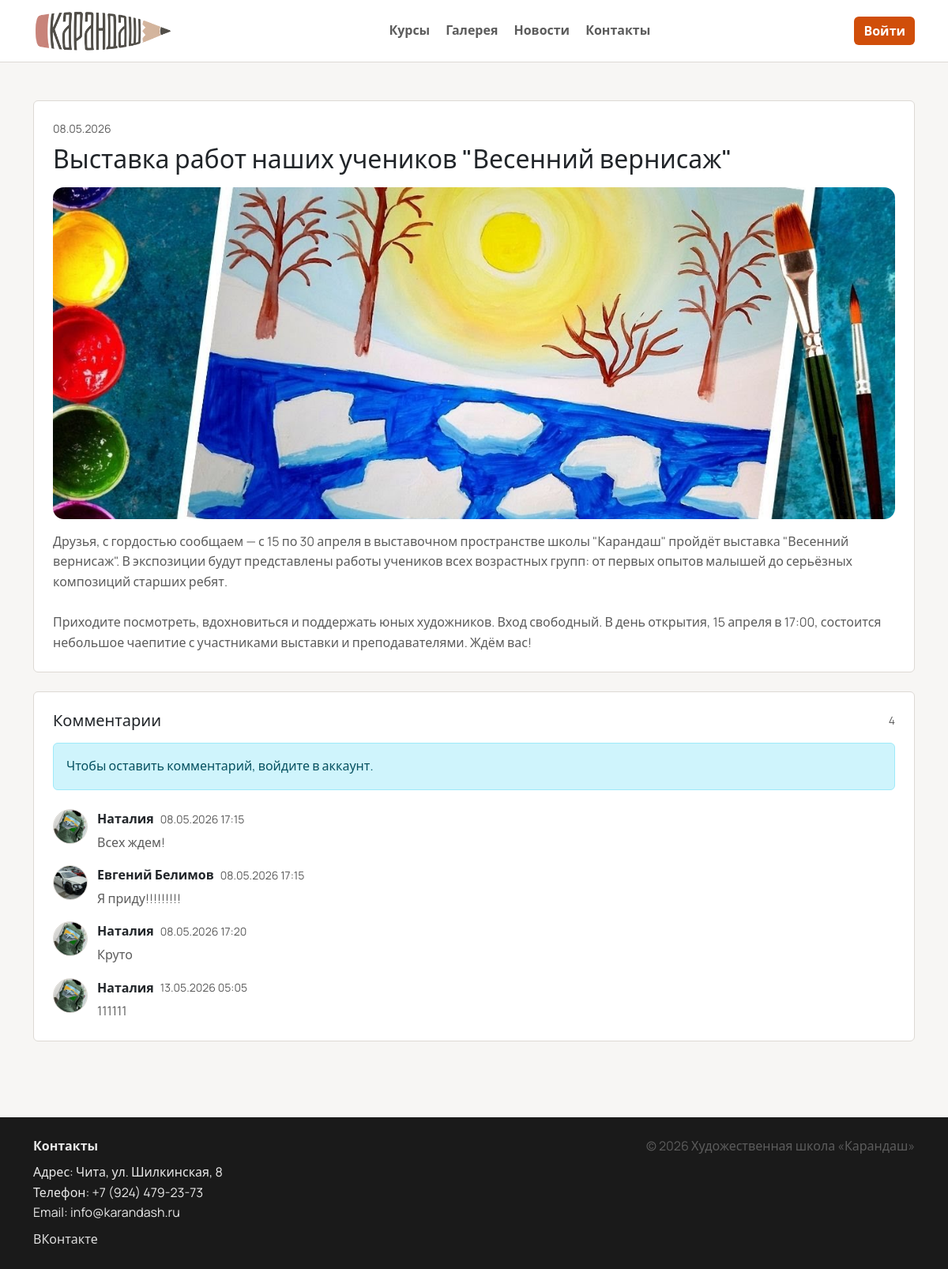
/news/vystavka-rabot-nashih-uchenikov-vesenniy-vernisazh/, run on the app's committed database.
### main/models.py (models this page shows, shortened)
class News(models.Model):
    title = models.CharField("Заголовок", max_length=255)
    slug = models.SlugField("Slug", max_length=255, unique=True, blank=True)
    short_text = models.CharField("Краткий текст", max_length=400)
    text = models.TextField("Текст")
    image = models.FileField("Картинка", upload_to="news/", blank=True, null=True)
    created_at = models.DateTimeField("Дата", auto_now_add=True)
    is_published = models.BooleanField("Опубликована", default=True)
    class Meta:
        verbose_name = "Новость"
        verbose_name_plural = "Новости"
        ordering = ["-created_at"]

class NewsComment(models.Model):
    news = models.ForeignKey(News, on_delete=models.CASCADE, related_name="comments", verbose_name="Новость")
    user = models.ForeignKey(settings.AUTH_USER_MODEL, on_delete=models.CASCADE, related_name="news_comments", verbose_name="Пользователь")
    text = models.TextField("Комментарий")
    created_at = models.DateTimeField("Дата", auto_now_add=True)
    class Meta:
        verbose_name = "Комментарий к новости"
        verbose_name_plural = "Комментарии к новостям"
        ordering = ["created_at"]

### users/models.py (models this page shows, shortened)
class CustomUser(AbstractUser):
    ROLE_STUDENT = "student"
    ROLE_TEACHER = "teacher"
    ROLE_ADMIN = "admin"
    ROLE_CHOICES = (
        (ROLE_STUDENT, "Ученик"),
        (ROLE_TEACHER, "Преподаватель"),
        (ROLE_ADMIN, "Администратор"),
    )
    role = models.CharField(
        "Роль",
        max_length=20,
        choices=ROLE_CHOICES,
        default=ROLE_STUDENT,
    )
    phone = models.CharField("Телефон", max_length=30, blank=True)
    avatar = models.FileField("Аватар", upload_to="avatars/", blank=True, null=True)

### main/views.py (the view)
# urls.py: path("news/<slug:slug>/", views.news_detail, name="news_detail"),
def news_detail(request, slug: str):
    item = get_object_or_404(News, slug=slug, is_published=True)
    comments = NewsComment.objects.select_related("user").filter(news=item).order_by("created_at")
    if request.method == "POST":
        if not request.user.is_authenticated:
            messages.info(request, "Чтобы оставить комментарий, войдите в аккаунт.")
            return redirect("login")
        form = NewsCommentForm(request.POST)
        if form.is_valid():
            comment: NewsComment = form.save(commit=False)
            comment.news = item
            comment.user = request.user
            comment.save()
            return redirect("news_detail", slug=item.slug)
    else:
        form = NewsCommentForm()
    return render(
        request,
        "main/news_detail.html",
        {
            "item": item,
            "comments": comments,
            "form": form,
        },
    )

### templates/main/news_detail.html (shortened to what this page needs)
{% extends 'base.html' %}
{% block content %}
  <section class="py-5">
    <div class="container">
      <div class="card p-4">
        <div class="text-muted small mb-2">{{ item.created_at|date:"d.m.Y" }}</div>
        <h2 class="mb-3">{{ item.title }}</h2>
        {% if item.image %}
          <img src="{{ item.image.url }}" alt="" class="mb-3" style="width:100%;max-height:420px;object-fit:cover;border-radius:14px;">
        {% endif %}
        <div class="text-muted">{{ item.text|linebreaksbr }}</div>
      </div>
      <div class="card p-4 mt-4">
        <div class="d-flex align-items-center justify-content-between mb-3">
          <h5 class="mb-0">Комментарии</h5>
          <div class="text-muted small">{{ comments|length }}</div>
        </div>
        {% if user.is_authenticated %}
          <form method="post" class="mb-4">
            {% csrf_token %}
            {{ form.text }}
            <button class="btn btn-primary mt-3" type="submit">Отправить</button>
          </form>
        {% else %}
          <div class="alert alert-info mb-4">Чтобы оставить комментарий, войдите в аккаунт.</div>
        {% endif %}
        <div class="vstack gap-3">
          {% for c in comments %}
            <div class="comment-row">
              <div class="comment-avatar">
                {% if c.user.avatar %}
                  <img src="{{ c.user.avatar.url }}" alt="" class="avatar-img">
                {% else %}
                  <div class="avatar-fallback">{{ c.user.username|first|upper }}</div>
                {% endif %}
              </div>
              <div class="flex-grow-1">
                <div class="d-flex align-items-center gap-2 flex-wrap">
                  <div class="fw-semibold">{{ c.user.get_full_name|default:c.user.username }}</div>
                  <div class="text-muted small">{{ c.created_at|date:"d.m.Y H:i" }}</div>
                </div>
                <div class="text-muted mt-1">{{ c.text|linebreaksbr }}</div>
              </div>
            </div>
          {% empty %}
            <div class="text-muted">Комментариев пока нет.</div>
          {% endfor %}
        </div>
      </div>
    </div>
  </section>
{% endblock %}

### static/css/style.css (style rules this page uses)
:root { --bg: #f7f6f4; --surface-solid: #ffffff; --text: #1a1a1a; --muted: #5c5c5c; --border: #ddd9d4; --brand: #d04e0a; --brand-hover: #b84409; --radius: 6px; }
body { font-family: "Manrope", system-ui, -apple-system, "Segoe UI", Arial, sans-serif; color: var(--text); background: var(--bg); line-height: 1.6; }
.text-muted { color: var(--muted) !important; }
.btn, .form-control, .form-select, .dropdown-menu, .alert { border-radius: var(--radius); }
.card { border: 1px solid var(--border); border-radius: var(--radius); background: var(--surface-solid); box-shadow: none; }
.avatar-img { width: 44px; height: 44px; border-radius: 999px; object-fit: cover; border: 1px solid var(--border); background: var(--surface-solid); }
.comment-row { display: flex; gap: 12px; }
.comment-avatar { flex: 0 0 auto; }

### data on the page
News: created_at "08.05.2026", title "Выставка работ наших учеников \"Весенний вернисаж\"", image (placeholder picture), text "Друзья, с гордостью сообщаем — с 15 по 30 апреля в выставочном пространстве школы \"Карандаш\" пройдёт выставка \"Весенний вернисаж\". В экспозиции будут представлены работы учеников всех возрастных групп: от первых опытов малышей до серьёзных композиций старших ребят. Приходите посмотреть, вдохновиться и поддержать юных художников. Вход свободный. В день открытия, 15 апреля в 17:00, состоится небольшое чаепитие с участниками выставки и преподавателями. Ждём вас!"
NewsComment: user.avatar (picture), user.get_full_name "Наталия", created_at "08.05.2026 17:15", text "Всех ждем!"
NewsComment: user.avatar (picture), user.get_full_name "Евгений Белимов", created_at "08.05.2026 17:15", text "Я приду!!!!!!!!!"
NewsComment: user.avatar (picture), user.get_full_name "Наталия", created_at "08.05.2026 17:20", text "Круто"
NewsComment: user.avatar (picture), user.get_full_name "Наталия", created_at "13.05.2026 05:05", text "111111"

### other printed values
{{ comments|length }} "4"
